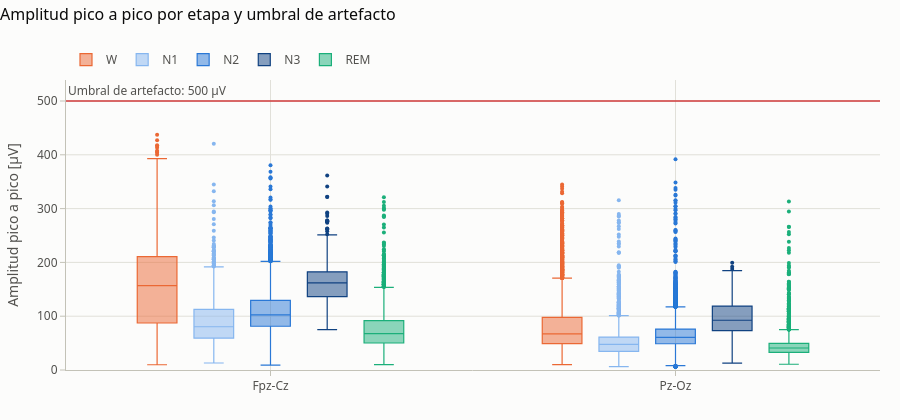

The notebook cell saved with this chart:
### Markdown cell above
La figura siguiente responde: **¿dónde caen los valores extremos respecto del umbral físico de artefacto?** Los
puntos fuera de los bigotes son outliers estadísticos; la línea roja es el umbral de amplitud.

### Code cell
plots.amplitude_vs_threshold(obs_preview).show()

### Figure 1 — Plotly figure (JSON) as saved in the notebook; plotly's stock layout.template omitted (floating-point values rounded to 4 significant figures; data arrays with more than 128 entries replaced by an {"elided": "..."} marker saying what was removed)
{"data": [{"boxpoints": "outliers", "hovertemplate": "W · %{x}<br>%{y:.0f} µV<extra></extra>", "line": {"width": 1.2}, "marker": {"color": "#eb6834", "size": 4}, "name": "W", "type": "box", "x": {"elided": "13072 str values"}, "y": {"elided": "13072 float values"}}, {"boxpoints": "outliers", "hovertemplate": "N1 · %{x}<br>%{y:.0f} µV<extra></extra>", "line": {"width": 1.2}, "marker": {"color": "#86b6ef", "size": 4}, "name": "N1", "type": "box", "x": {"elided": "4322 str values"}, "y": {"elided": "4322 float values"}}, {"boxpoints": "outliers", "hovertemplate": "N2 · %{x}<br>%{y:.0f} µV<extra></extra>", "line": {"width": 1.2}, "marker": {"color": "#2a78d6", "size": 4}, "name": "N2", "type": "box", "x": {"elided": "18508 str values"}, "y": {"elided": "18508 float values"}}, {"boxpoints": "outliers", "hovertemplate": "N3 · %{x}<br>%{y:.0f} µV<extra></extra>", "line": {"width": 1.2}, "marker": {"color": "#104281", "size": 4}, "name": "N3", "type": "box", "x": {"elided": "2634 str values"}, "y": {"elided": "2634 float values"}}, {"boxpoints": "outliers", "hovertemplate": "REM · %{x}<br>%{y:.0f} µV<extra></extra>", "line": {"width": 1.2}, "marker": {"color": "#1baf7a", "size": 4}, "name": "REM", "type": "box", "x": {"elided": "7324 str values"}, "y": {"elided": "7324 float values"}}], "layout": {"annotations": [{"font": {"color": "#52514e"}, "showarrow": false, "text": "Umbral de artefacto: 500 µV", "x": 0, "xanchor": "left", "xref": "x domain", "y": 500.0, "yanchor": "bottom", "yref": "y"}], "boxmode": "group", "font": {"color": "#52514e", "family": "system-ui, -apple-system, \"Segoe UI\", sans-serif", "size": 12}, "height": 420, "hoverlabel": {"bgcolor": "white", "font": {"color": "#0b0b0b"}}, "legend": {"orientation": "h", "title": {"text": ""}, "x": 0, "xanchor": "left", "y": 1.02, "yanchor": "bottom"}, "margin": {"b": 50, "l": 60, "r": 20, "t": 80}, "paper_bgcolor": "#fcfcfb", "plot_bgcolor": "#fcfcfb", "shapes": [{"line": {"color": "#d03b3b", "width": 1.5}, "type": "line", "x0": 0, "x1": 1, "xref": "x domain", "y0": 500.0, "y1": 500.0, "yref": "y"}], "title": {"font": {"color": "#0b0b0b", "size": 16}, "text": "Amplitud pico a pico por etapa y umbral de artefacto", "x": 0, "xanchor": "left", "y": 0.98, "yanchor": "top"}, "xaxis": {"gridcolor": "#e1e0d9", "linecolor": "#c3c2b7", "tickcolor": "#c3c2b7", "ticks": "outside", "zeroline": false}, "yaxis": {"gridcolor": "#e1e0d9", "linecolor": "#c3c2b7", "rangemode": "tozero", "tickcolor": "#c3c2b7", "ticks": "outside", "title": {"text": "Amplitud pico a pico [µV]"}, "zeroline": false}}}
